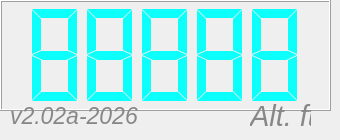
      <widget class="QWidget" name="tab">
       <attribute name="title">
        <string>Alt</string>
       </attribute>
       <widget class="QLabel" name="label_2">
        <property name="geometry">
         <rect>
          <x>250</x>
          <y>100</y>
          <width>61</width>
          <height>31</height>
         </rect>
        </property>
        <property name="font">
         <font>
          <pointsize>22</pointsize>
          <italic>true</italic>
         </font>
        </property>
        <property name="styleSheet">
         <string notr="true">color: rgb(135,135,135);</string>
        </property>
        <property name="text">
         <string>Alt. ft.</string>
        </property>
       </widget>
       <widget class="QLCDNumber" name="lcdNumber_3">
        <property name="geometry">
         <rect>
          <x>0</x>
          <y>0</y>
          <width>331</width>
          <height>111</height>
         </rect>
        </property>
        <property name="styleSheet">
         <string notr="true">color: rgb(13, 255, 252);</string>
        </property>
        <property name="smallDecimalPoint">
         <bool>false</bool>
        </property>
        <property name="digitCount">
         <number>5</number>
        </property>
        <property name="segmentStyle">
         <enum>QLCDNumber::SegmentStyle::Flat</enum>
        </property>
        <property name="intValue" stdset="0">
         <number>88888</number>
        </property>
       </widget>
       <widget class="QLabel" name="label_3">
        <property name="geometry">
         <rect>
          <x>10</x>
          <y>100</y>
          <width>151</width>
          <height>31</height>
         </rect>
        </property>
        <property name="font">
         <font>
          <pointsize>17</pointsize>
          <italic>true</italic>
         </font>
        </property>
        <property name="styleSheet">
         <string notr="true">color: rgb(135,135,135);</string>
        </property>
        <property name="text">
         <string>v2.02a-2026</string>
        </property>
       </widget>
       <zorder>lcdNumber_3</zorder>
       <zorder>label_2</zorder>
       <zorder>label_3</zorder>
      </widget>
